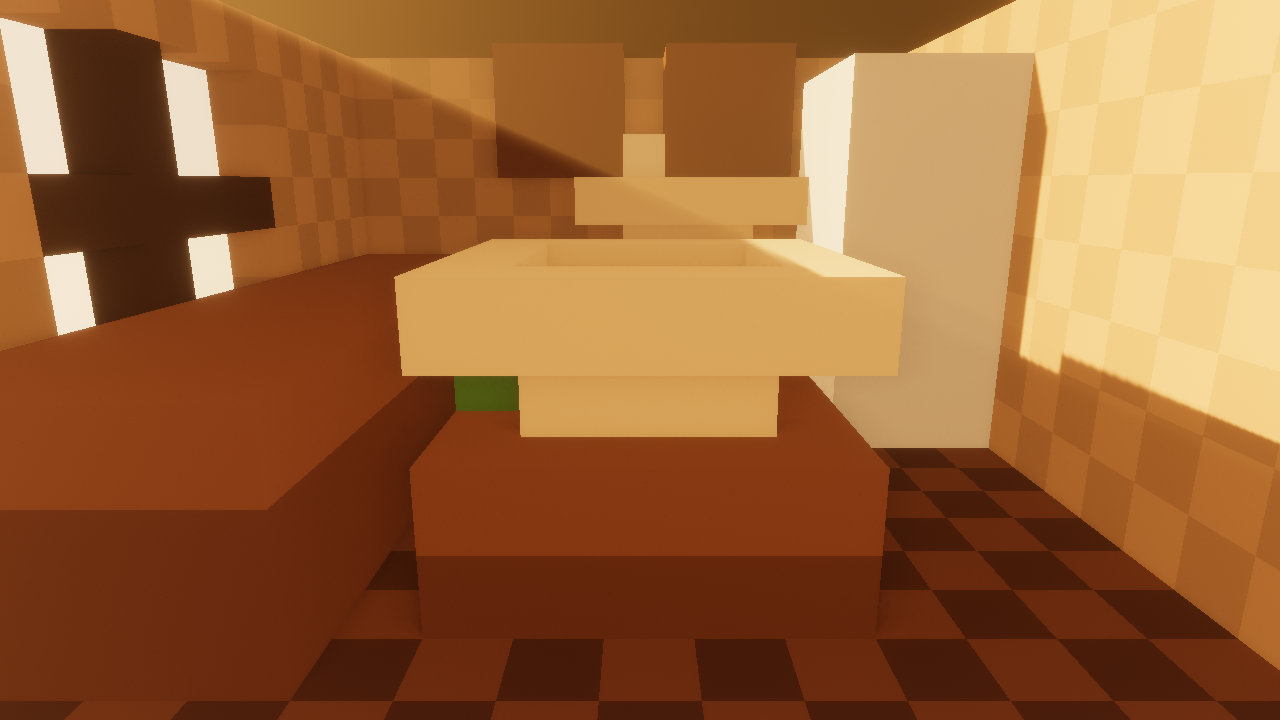
#> input picture hero-golden-a.png, 1280 x 720 px
$ python _pixel_rubric_probe.py ../hero-golden-a.png
#> lines starting #> are read from the running program, lines starting #| are printed output that depends on the picture; after the words box and inside, x2 and y2 are one past the last pixel; in counts of white or black regions, pixels touching at a corner belong together
#> in probe, im is the input picture: PIL image 1280x720 RGB; mean R, G, B 153.9, 98.9, 53.5
#!/usr/bin/env python3
"""Pixel-lane probe for the rubric sub-checks no existing grader prints.

`grade_gate.py` decides G3/G5/G6, `grade_look.py` adds G2/G4a, `grade_axes.py`
owns the P0 axes. What none of them print are the *Layer B* pass sub-checks that
the rubric asks a human to eyedrop by hand:

  Pass 9a  warm-palette share      -- "~85% of the frame is warm"
  Pass 9b  teal accent share       -- "teal accent <= 15% of the frame"
  Pass 2a  open-shade fill tone    -- shade band R>B and L in 12..35%
  Pass 8b  bloom did not wash out  -- shadow floor not lifted
  Pass 6a  window highlight ladder -- 3 samples down the brightest region

Every number here is printed with the golden ref's own value beside it, because a
number without its control is not a verdict -- that is rule 7 of the rubric and
this file is not exempt from it. Nothing in here gates: it prints, a human reads.

Usage: _pixel_rubric_probe.py <frame>-nohud2.png [more...]
"""
import sys

import numpy as np
from PIL import Image, ImageFilter

# Pass 9b's "teal accent" band -- DERIVED FROM THE CONTROL, not from the word.
#
# The first version of this probe used the A6.2' character-brooch band (#4FC9D6 =
# 185.8 deg +/-25). Run against the golden ref it returned 0 px -- on the very frame
# the pass-list says carries the accent. That is the rubric's own rule 7 firing: a
# band the reference cannot score in is measuring nothing, so it was replaced rather
# than believed.
#
# What the ref actually holds (hue histogram, sat>=0.15 L>=20): 85.6% at 0-30 deg,
# 13.3% at 30-60, and a single 1.11% cluster at 60-90 deg. The accent is a GREEN
# moss block, not a cyan one -- which is exactly what hero.rs calls it in the source
# ("moss block"), and it reproduces the calibration log's "teal-ish 0.96%" line.
# The wide baseline's glass accent sits further round at 120 deg.
#
# So the honest band is "cool-side accent" = hue 60..240, and it has a positive
# control on BOTH approved plates: ref 1.11%, wide baseline 2.87%, both non-zero
# and both well under the 15% ceiling. sat/L floors kept from A6.2' for the same
# degeneracy reason (near-black noise inflates sat=(max-min)/max).
ACCENT_HUE_LO, ACCENT_HUE_HI, TEAL_SAT_MIN, TEAL_L_MIN = 60.0, 240.0, 0.25, 20.0


def lum(a):
    return 0.2126 * a[..., 0] + 0.7152 * a[..., 1] + 0.0722 * a[..., 2]


def hsv(a):
    mx = a.max(axis=-1)
    mn = a.min(axis=-1)
    d = mx - mn
    sat = np.where(mx > 0, d / np.maximum(mx, 1e-6), 0.0)
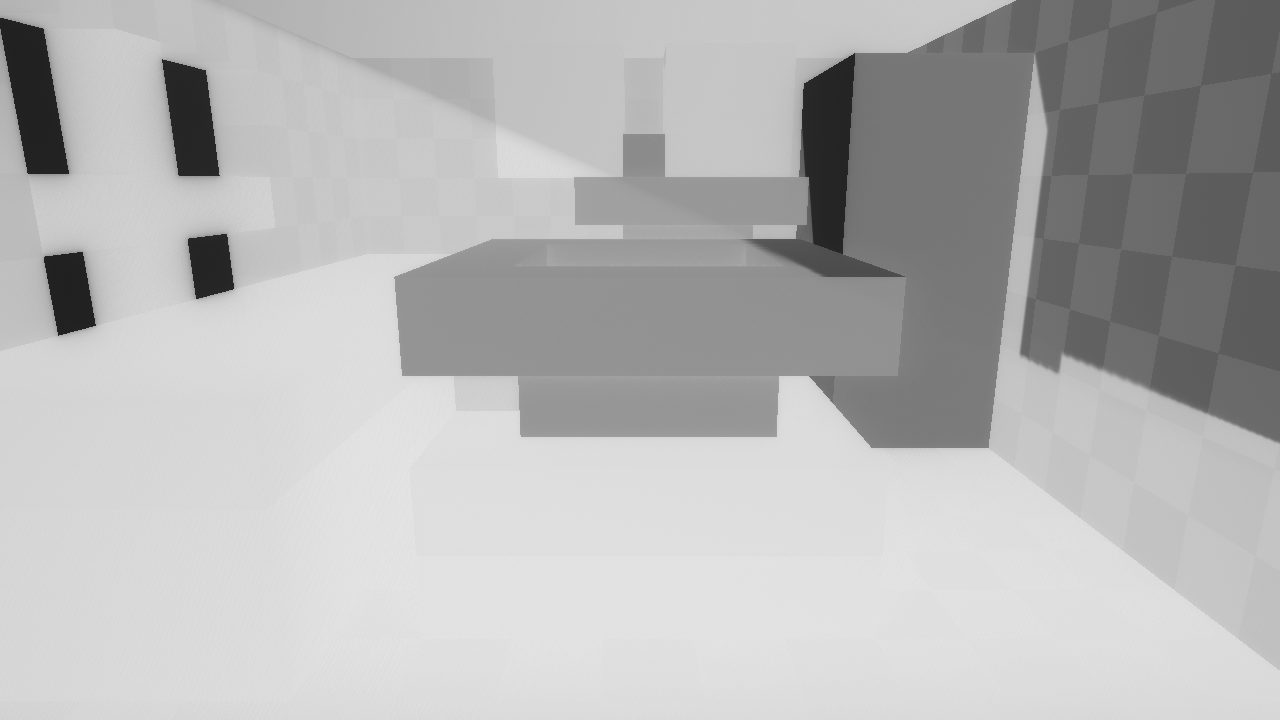
#> sat: shape (720, 1280) float32; min 0.123, max 0.905, mean 0.713
    r, g, b = a[..., 0], a[..., 1], a[..., 2]
    h = np.zeros_like(mx)
    nz = d > 1e-6
#> nz: shape (720, 1280) bool; every value is 1
    idx = (mx == r) & nz
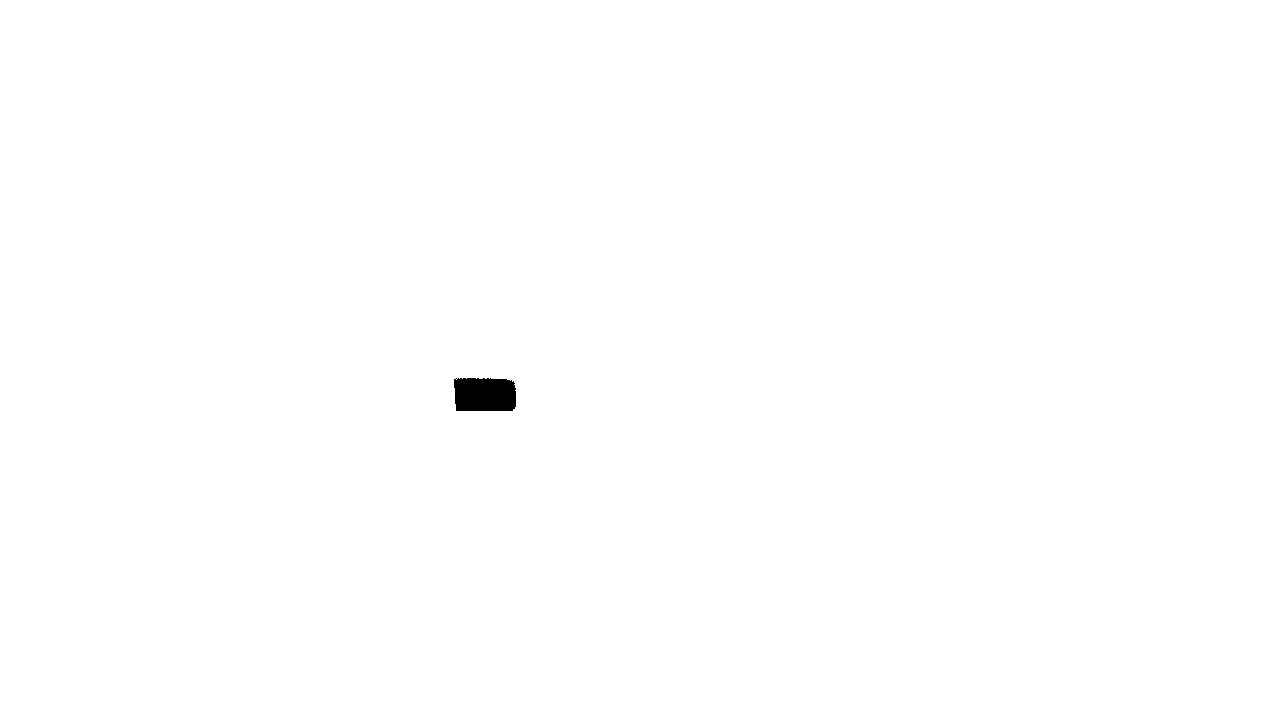
#> idx: shape (720, 1280) bool; 99.8% white; 1 black region, box (x1, y1, x2, y2) and area: (454, 378, 516, 411) 1942
    h[idx] = (60 * ((g - b)[idx] / d[idx])) % 360
    idx = (mx == g) & nz
#> idx: shape (720, 1280) bool; 0.22% white; 1 white region, box (x1, y1, x2, y2) and area: (454, 378, 517, 411) 1985
    h[idx] = 60 * ((b - r)[idx] / d[idx]) + 120
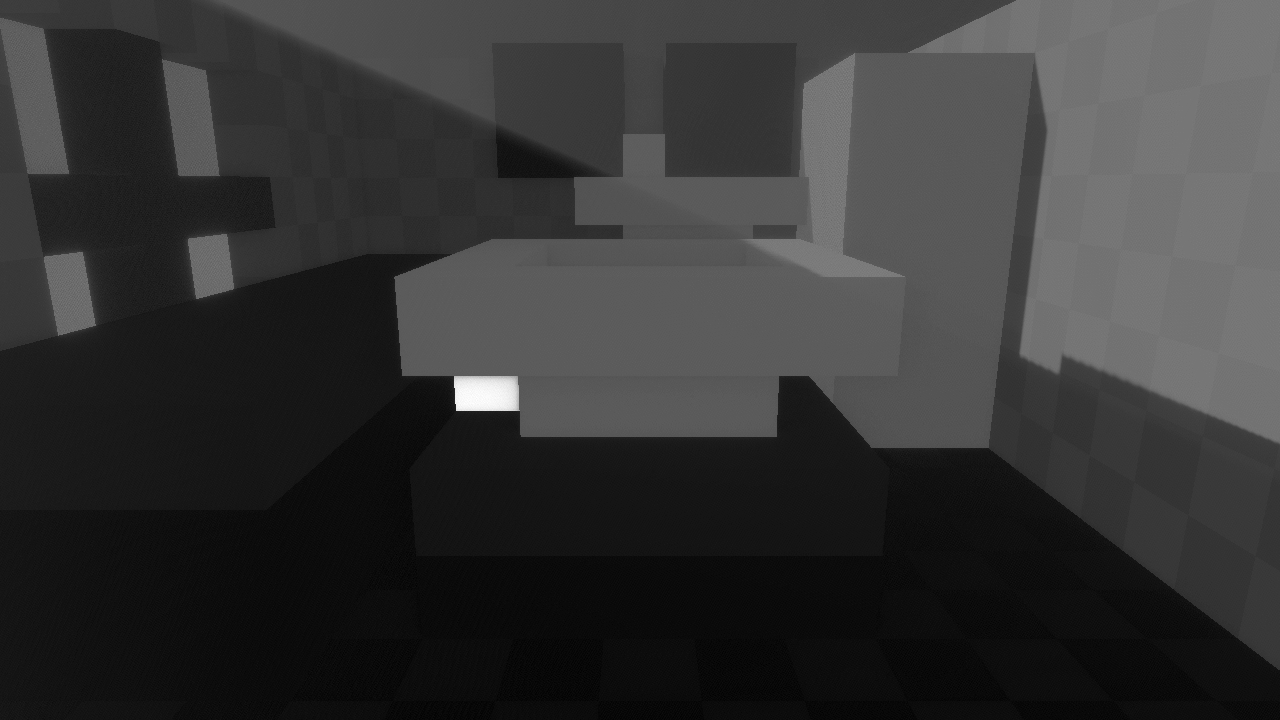
#> h: shape (720, 1280) float32; min 15.48, max 70, mean 26.8; drawn with min black and max white
    idx = (mx == b) & nz
#> idx: shape (720, 1280) bool; every value is 0
    h[idx] = 60 * ((r - g)[idx] / d[idx]) + 240
    return h, sat, mx


def probe(path):
    im = Image.open(path).convert("RGB")
    a = np.asarray(im).astype(np.float32)
    L = lum(a)
    R, G, B = a[..., 0], a[..., 1], a[..., 2]
    h, s, _ = hsv(a)
    n = L.size
#> n = 921600

    print(f"\n=== {path}  {im.size[0]}x{im.size[1]} ===")
#| === ../hero-golden-a.png  1280x720 ===

    # ---- Pass 9a: warm share --------------------------------------------------
    warm = float((R > B).sum()) / n * 100
#> warm = 100
    strong = float((R > B + 20).sum()) / n * 100
#> strong = 100
    print(f"  [9a] warm share R>B          {warm:6.2f}%   (strong R>B+20 {strong:5.2f}%)"
          f"   mean R/G/B {R.mean():6.1f}/{G.mean():6.1f}/{B.mean():6.1f}")
#|   [9a] warm share R>B          100.00%   (strong R>B+20 100.00%)   mean R/G/B  153.9/  98.9/  53.5

    # ---- Pass 9b: teal accent share -------------------------------------------
    teal = (h >= ACCENT_HUE_LO) & (h <= ACCENT_HUE_HI) & (s >= TEAL_SAT_MIN) & (L >= TEAL_L_MIN)
    hh = h[teal]
#> hh = 1985 values, max 70 at index 783, min 60 at index 0, mean 66.57
    where = f"median hue {np.median(hh):5.1f}deg" if hh.size else "no accent pixels"
#> where = 'median hue  67.1deg'
    print(f"  [9b] cool accent share       {teal.sum() / n * 100:6.2f}%   "
          f"({int(teal.sum())} px, need <=15% AND non-zero; {where})"
          f"   [REF 1.11% / wide-baseline 2.87%]")
#|   [9b] cool accent share         0.22%   (1985 px, need <=15% AND non-zero; median hue  67.1deg)   [REF 1.11% / wide-baseline 2.87%]

    # ---- Pass 2a: open-shade fill --------------------------------------------
    # The rubric samples "shade that is not in direct sun": take the band below
    # the frame's own p35 luminance, which is the same lower cut grade_axes uses
    # to find the midtone band -- so this is the tone just under the lit wood.
    cut = np.percentile(L, 35)
#> cut = 69.13
    sh = L < cut
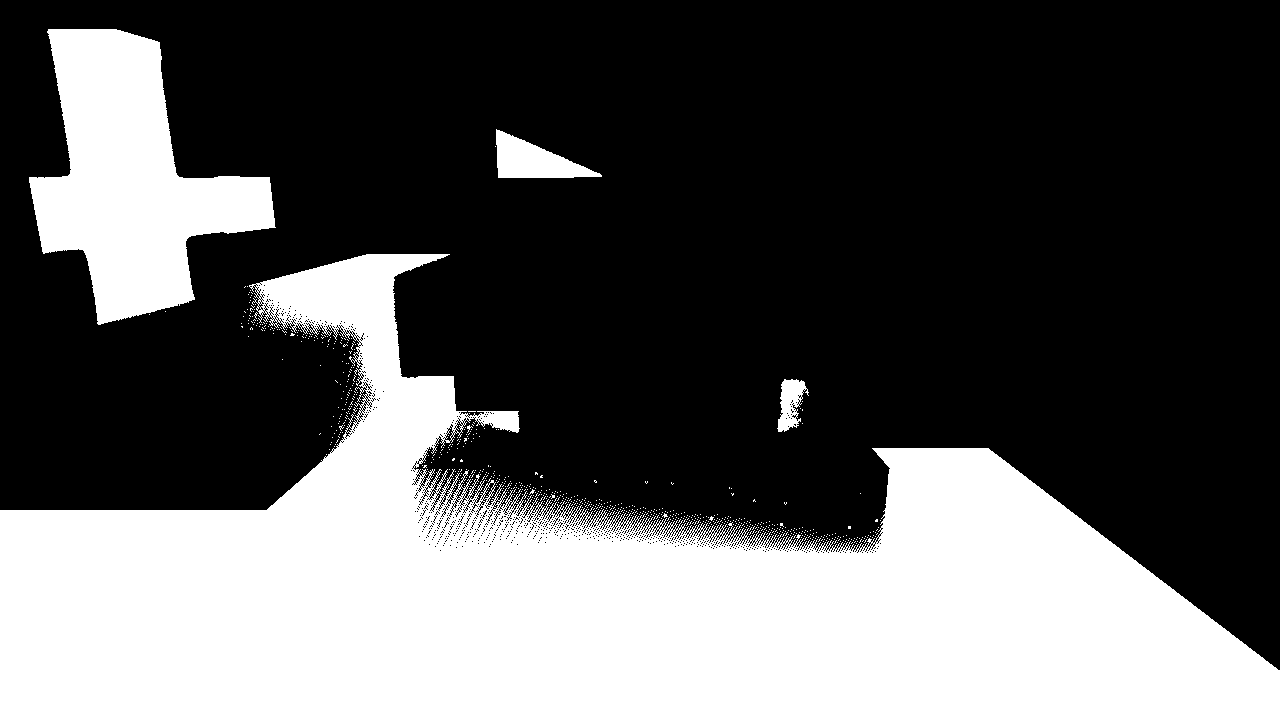
#> sh: shape (720, 1280) bool; 35% white; 819 white regions (815 under 20 px), largest, box (x1, y1, x2, y2) and area: (0, 254, 1280, 720) 279781, (29, 29, 276, 325) 37619, (496, 129, 602, 178) 2737, (777, 379, 809, 432) 952
    shR, shB, shL = R[sh].mean(), B[sh].mean(), L[sh].mean() / 255 * 100
#> shR = 96.08; shB = 13.44; shL = 19.48
    print(f"  [2a] open shade (L<p35)      L={shL:5.2f}%  R-B={shR - shB:+6.1f}  "
          f"(want L 12..35%, R>B)")
#|   [2a] open shade (L<p35)      L=19.48%  R-B= +82.6  (want L 12..35%, R>B)

    # ---- Pass 8b: bloom did not wash the shadows ------------------------------
    print(f"  [8b] shadow floor p01/p05 L  {np.percentile(L, 1) / 255 * 100:5.2f}% / "
          f"{np.percentile(L, 5) / 255 * 100:5.2f}%   (bloom wash lifts these)")
#|   [8b] shadow floor p01/p05 L  13.30% / 14.22%   (bloom wash lifts these)

    # ---- Pass 6a: highlight ladder -------------------------------------------
    # Three samples down the column through the brightest pixel: the rubric's
    # "3 points down the window" check, located rather than hand-picked.
    yy, xx = np.unravel_index(int(np.argmax(L)), L.shape)
#> yy = 70; xx = 848
    rows = [yy, min(yy + im.size[1] // 12, L.shape[0] - 1), min(yy + im.size[1] // 6, L.shape[0] - 1)]
#> rows = [70, 130, 190]
    lad = [L[r, xx] / 255 * 100 for r in rows]
#> lad = [92, 91.61, 70.27]
    print(f"  [6a] window ladder @x={xx}     L = "
          f"{lad[0]:.1f} / {lad[1]:.1f} / {lad[2]:.1f}%   spread={max(lad) - min(lad):.1f}"
          f"   brightest RGB=({int(R[yy, xx])},{int(G[yy, xx])},{int(B[yy, xx])})")
#|   [6a] window ladder @x=848     L = 92.0 / 91.6 / 70.3%   spread=21.7   brightest RGB=(245,234,210)

    # ---- grain / micro texture (Gr + pass 7 support) --------------------------
    hp = np.asarray(Image.fromarray(L.astype(np.uint8)).filter(ImageFilter.GaussianBlur(3))).astype(np.float32)
    print(f"  [Gr] hi-pass std (grain)     {float((L - hp).std()):6.2f}"
          f"   pure-black px {float((L < 4).sum()) / n * 100:5.2f}%"
          f"   near-clip px(L>250) {float((L > 250).sum()) / n * 100:5.2f}%")
#|   [Gr] hi-pass std (grain)       5.49   pure-black px  0.00%   near-clip px(L>250)  0.00%


if __name__ == "__main__":
    if len(sys.argv) < 2:
        sys.exit("usage: _pixel_rubric_probe.py <frame>-nohud2.png [more...]")
    for p in sys.argv[1:]:
        probe(p)
